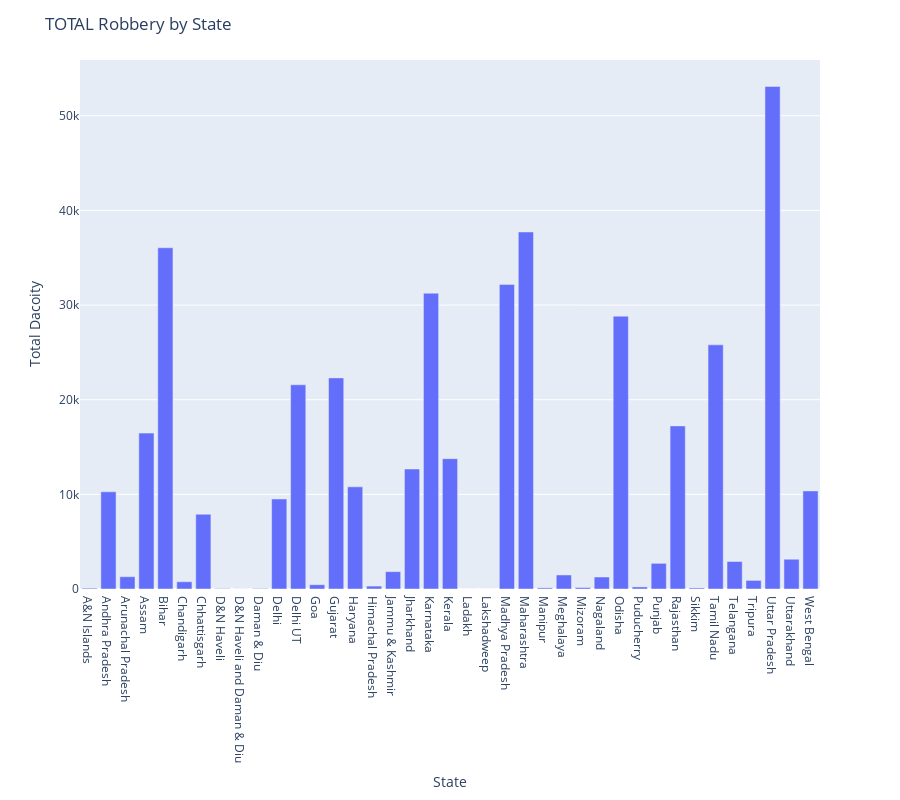

The cell this chart's notebook holds for it:
### Code cell
import plotly.express as px


state_totals = cluster1.groupby('STATE')['TOTAL Robbery'].sum().reset_index()

fig = px.bar(state_totals, x='STATE', y='TOTAL Robbery', height=800)
fig.update_layout(title='TOTAL Robbery by State', xaxis_title='State', yaxis_title='Total Dacoity')
fig.show()

### Figure 1 — Plotly figure (JSON) as saved in the notebook; plotly's stock layout.template omitted (floating-point values rounded to 4 significant figures)
{"data": [{"alignmentgroup": "True", "hovertemplate": "STATE=%{x}<br>TOTAL Robbery=%{y}<extra></extra>", "legendgroup": "", "marker": {"color": "#636efa", "pattern": {"shape": ""}}, "name": "", "offsetgroup": "", "orientation": "v", "showlegend": false, "textposition": "auto", "type": "bar", "x": ["A&N Islands", "Andhra Pradesh", "Arunachal Pradesh", "Assam", "Bihar", "Chandigarh", "Chhattisgarh", "D&N Haveli", "D&N Haveli and Daman & Diu", "Daman & Diu", "Delhi", "Delhi UT", "Goa", "Gujarat", "Haryana", "Himachal Pradesh", "Jammu & Kashmir", "Jharkhand", "Karnataka", "Kerala", "Ladakh", "Lakshadweep", "Madhya Pradesh", "Maharashtra", "Manipur", "Meghalaya", "Mizoram", "Nagaland", "Odisha", "Puducherry", "Punjab", "Rajasthan", "Sikkim", "Tamil Nadu", "Telangana", "Tripura", "Uttar Pradesh", "Uttarakhand", "West Bengal"], "xaxis": "x", "y": [89, 10270, 1299, 16470, 36052, 767, 7900, 43, 7, 49, 9510, 21577, 453, 22306, 10794, 308, 1834, 12675, 31254, 13774, 0, 1, 32183, 37719, 119, 1483, 153, 1267, 28825, 220, 2712, 17234, 112, 25793, 2905, 909, 53096, 3145, 10365], "yaxis": "y"}], "layout": {"barmode": "relative", "height": 800, "legend": {"tracegroupgap": 0}, "margin": {"t": 60}, "title": {"text": "TOTAL Robbery by State"}, "xaxis": {"anchor": "y", "domain": [0, 1], "title": {"text": "State"}}, "yaxis": {"anchor": "x", "domain": [0, 1], "title": {"text": "Total Dacoity"}}}}
